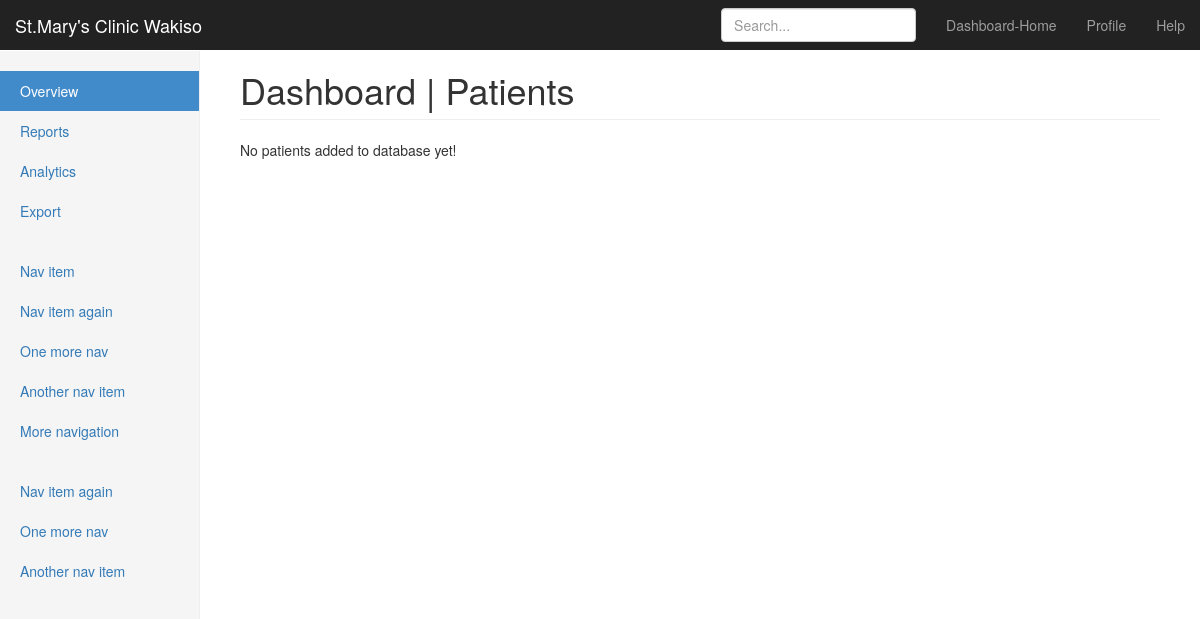
Page /clinic/patient/ on the earlier database version.
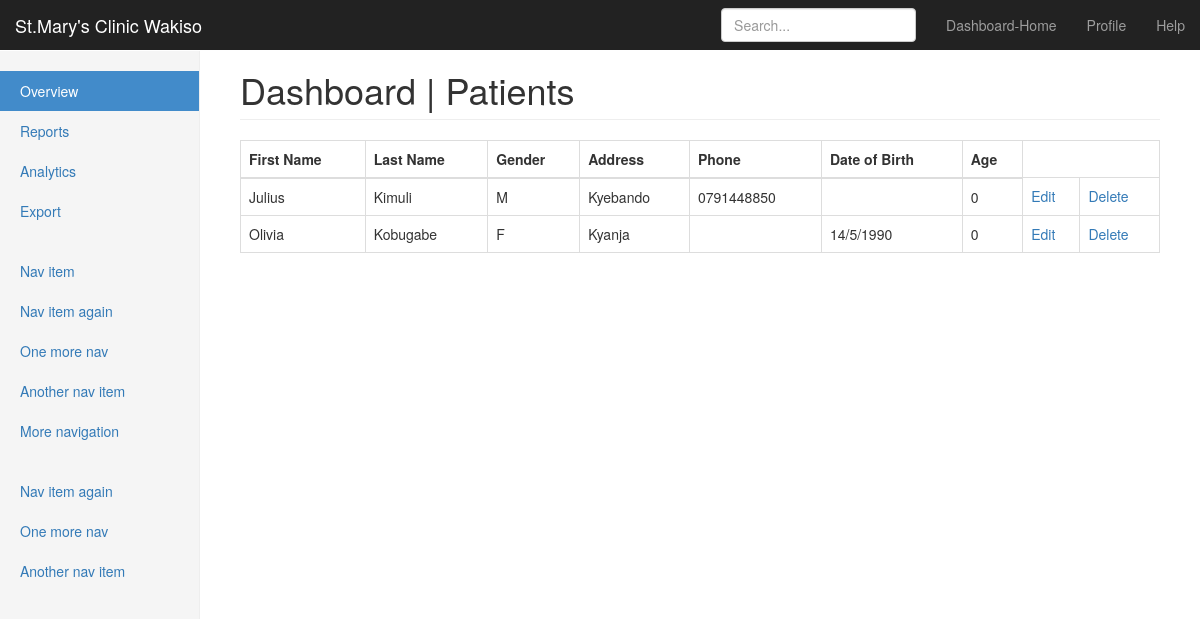
Same page on the later database version.
### clinic/models.py (models this page shows, shortened)
class Patient(models.Model):
    first_name = models.CharField(max_length=30, verbose_name='First Name')
    last_name = models.CharField(max_length=30, verbose_name='Last Name')
    gender = models.CharField(max_length=1, choices=GENDER_CHOICES, verbose_name='gender')
    address = models.CharField(max_length=100, blank=True, verbose_name='address')
    phone = models.CharField(max_length=30, blank=True, verbose_name='phone')
    dob = models.CharField(max_length=30, verbose_name='Date of Birth', help_text='Please enter date of birth in format:dd/mm/yy', blank=True)
    age = models.PositiveSmallIntegerField(default=0,verbose_name='age')
    class Meta:
        verbose_name_plural = 'Patients'
        ordering = ['first_name']
    def _get_full_name(self):
        """returns the person's full name"""
        return '%s  %s' % (self.first_name, self.last_name)
    full_name = property(_get_full_name)

### clinic/views.py (the view)
class PatientListView(ListView):
    model = Patient
    context_object_name = "patients"
    template_name = 'clinic/patient_list.html'

### templates/clinic/patient_list.html
{%extends 'clinic/base.html'%}
        {%block title_heading%}
         Patients
        {%endblock%}
        {%block content%}
        {% if patients%}
        <table class="table table-bordered">
            <thead>
              <tr>
                  <th> First Name</th>
                  <th> Last Name</th>
                  <th> Gender</th>
                  <th> Address</th>
                  <th> Phone</th>
                  <th> Date of Birth</th>
                  <th> Age </th>
              </tr>
            </thead>
            <tbody>
            {%for patient in patients%}
            <tr>
                <td>{{patient.first_name}}</td>
                <td>{{patient.last_name}}</td>
                <td>{{patient.gender}}</td>
                <td>{{patient.address}}</td>
                <td>{{patient.phone}}</td>
                <td>{{patient.dob}}</td>
                <td>{{patient.age}}</td>
                <td><a href="/clinic/patient/edit/{{patient.id}}">Edit</a></td>
                <td><a href="/clinic/patient/delete/{{patient.id}}">Delete</a></td>
            </tr>
            {%endfor%}
            </tbody>
        </table>
        {%else%}
        <p> No patients added to database yet!</p>
        {%endif%}
        {%endblock%}

### templates/clinic/base.html (shortened to what this page needs)
<!DOCTYPE html>
{%load staticfiles%}
<html lang="en">
  <head>
    <link href="{%static 'css/bootstrap.min.css'%}" rel="stylesheet">
    <link href="{%static 'css/dashboard.css'%}" rel="stylesheet">
  </head>
  <body>
    <nav class="navbar navbar-inverse navbar-fixed-top">
      <div class="container-fluid">
        <div class="navbar-header">
          <a class="navbar-brand" href="#">St.Mary's Clinic Wakiso</a>
        </div>
        <div id="navbar" class="navbar-collapse collapse">
          <ul class="nav navbar-nav navbar-right">
            <li><a href="#">Dashboard-Home</a></li>
            <li><a href="#">Profile</a></li>
            <li><a href="#">Help</a></li>
          </ul>
          <form class="navbar-form navbar-right">
            <input type="text" class="form-control" placeholder="Search...">
          </form>
        </div>
      </div>
    </nav>
    <div class="container-fluid">
      <div class="row">
        <div class="col-sm-3 col-md-2 sidebar">
          <ul class="nav nav-sidebar">
            <li class="active"><a href="#">Overview <span class="sr-only">(current)</span></a></li>
            <li><a href="#">Reports</a></li>
            <li><a href="#">Analytics</a></li>
            <li><a href="#">Export</a></li>
          </ul>
          <ul class="nav nav-sidebar">
            <li><a href="">Nav item</a></li>
            <li><a href="">Nav item again</a></li>
            <li><a href="">One more nav</a></li>
            <li><a href="">Another nav item</a></li>
            <li><a href="">More navigation</a></li>
          </ul>
          <ul class="nav nav-sidebar">
            <li><a href="">Nav item again</a></li>
            <li><a href="">One more nav</a></li>
            <li><a href="">Another nav item</a></li>
          </ul>
        </div>
        <div class="col-sm-9 col-sm-offset-3 col-md-10 col-md-offset-2 main">
          <h1 class="page-header">Dashboard | {%block title_heading%}Home{%endblock%}</h1>
          {%block content%}{%endblock%}
          </div>
        </div>
      </div>
  </body>
</html>

### static/css/dashboard.css (style rules this page uses)
body { padding-top: 50px; }
.navbar-fixed-top { border: 0; }
.sidebar { display: none; }
@media (min-width: 768px) { .sidebar { position: fixed; top: 51px; bottom: 0; left: 0; z-index: 1000; display: block; padding: 20px; overflow-x: hidden; overflow-y: auto; background-color: #f5f5f5; border-right: 1px solid #eee; } }
.nav-sidebar { margin-right: -21px; margin-bottom: 20px; margin-left: -20px; }
.nav-sidebar > li > a { padding-right: 20px; padding-left: 20px; }
.nav-sidebar > .active > a, .nav-sidebar > .active > a:hover, .nav-sidebar > .active > a:focus { color: #fff; background-color: #428bca; }
.main { padding: 20px; }
@media (min-width: 768px) { .main { padding-right: 40px; padding-left: 40px; } }
.main .page-header { margin-top: 0; }

Differences in the rows shown:
added Patient: first_name "Julius", last_name "Kimuli", gender "M", address "Kyebando", phone "0791448850", age "0"
added Patient: first_name "Olivia", last_name "Kobugabe", gender "F", address "Kyanja", dob "14/5/1990", age "0"
Other differences:
text no longer shown: "No patients added to database yet!"
text now shown: "First Name Last Name Gender Address Phone Date of Birth Age"
